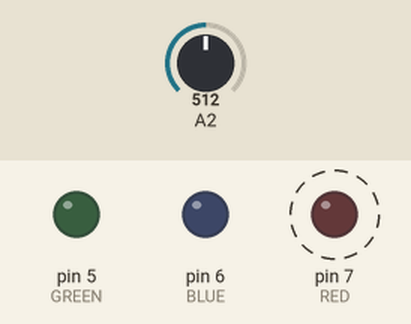
Simulated run of this sketch. Board: Arduino Uno, built for the host (arithmetic inside an expression is 32-bit, double 64-bit). Parts: output pins drawn as LEDs (lit = HIGH). Dashed ring = blinking. Inputs (shaded band) come from the test bench; at power-on: A2 = 512.

Above: at 0.09 s.
Timing chart, 0 to 3.0 s (numbered marks = the images above):
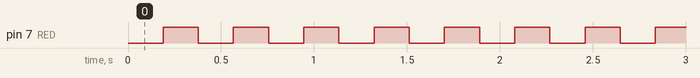

The sketch:

ATmega328p.ino
```cpp
/**
 * SIZE: 860 Bytes
 * BITMATH:
 * |= 1 << x --> put a 1 in bit x of the register
 * &= ~(1 << x) --> put a not 1 (a.k.a 0) in bit x of the register
 * ^= 1 << x --> flip the state of bit x in the register
 */

  //pin assignments
const uint8_t RED = 7;
const uint8_t BLUE = 6;
const uint8_t GREEN = 5;
const uint8_t BUTTON = 2;

  //timer interrupt
const uint8_t TCNT2_COMP = 125;
const uint16_t COUNTER_GOAL = 375;
uint16_t counter = 0;

  //pwm signal (changed from analog read of the pot on pin A2)
uint8_t DUTY_CYCLE_COMP = 75;


void setup() {
    /**
     * DIGITAL I/O
     * set Data Direction Register for Port-D to 10100000 so 5 and 7 are output, rest are input (see 13.4.2 to 13.4.10 in datasheet)
     */
  DDRD |= 1 << RED;
  DDRD |= 1 << GREEN;


    /**
     * HARDWARE INTERRUPTS
     * set Pin Change Interrupt Control Register to 00000100 so that Pin Change Interrupt Enable 2 listens (PCINT 23 ... 16), (see 12.2.4 in datasheet)
     * set Pin Change Mask Register 2 to 00000100 so arduino pin 2 can interrupt (see 12.2.6, 12.2.7, and 12.2.8 in datasheet)
     */
  PCICR |= 1 << PCIE2;
  PCMSK2 |= 1 << BUTTON;


    /**
     * TIMER
     * clear Timer/Counter Control Register 2A of any preset functionality
     * set Timer/Counter Control Register 2B to 00000100 for a 256 prescalar (see 17.11.2 and table 14.9 in datasheet)
     * reset Timer/Counter Register
     * set Output Compare Register 2A to the desired clock pulses --[ (desired_seconds * clock_Hz) / prescalar = desired_pulses ]-- (see 17.5 and 17.11.2 in datasheet)
     * set Timer/Counter 2 Interrupt Mask to 00000010 to enable it (see 17.11.6 in datasheet)
     */
  TCCR2A = 0;
  TCCR2B |= 1 << CS22;
  TCNT2 = 0;
  OCR2A = TCNT2_COMP;
  TIMSK2 |= 1 << OCIE2A;


    /**
     * ANALOG READ
     * set the ADC Multiplexer Selection Register to 01000010 for internal reference voltage (0100) and arduino pin A2 (0010) (see tables 23.3 and 23.4 in datasheet)
     * set the ADC Control and Status Register to 10000011  for enable (10000) and 8-bit prescalar (0011) (see 23.9.2 and table 23.5 in datasheet)
     */
  ADMUX = 0;
  ADMUX |= 1 << REFS0;
  ADMUX |= 1 << MUX1;
  ADCSRA = 0;
  ADCSRA |= 1 << ADEN;
  ADCSRA |= 1 << ADPS0;
  ADCSRA |= 1 << ADPS1;


    /**
     * FAST PWM (counter goes to 255, set OCR to percent of overflow to define duty cycle)
     * set Timer/Counter Control Register 0A to 10000011 for Non-Inverted (1000) Fast PWM (0011) on output A (see section 14.9.1 in datasheet)
     * set cs bits of Timer/Counter Control Register 0B to 011 for a prescalar of 64 --> (about 1000Hz) --[ 16mHz crystal / 64 prescalar / 255 pulses = 980.4Hz -overflows per second- ]-- (see table 14.9 in datasheet)
     * set Output Compare Register for Timer 0 output A to the desired duty cycle (0-255) (see section 14.7.3 in datasheet)
     */
  TCCR0A |= 1 << COM0A1;
  TCCR0A |= 1 << WGM01;
  TCCR0A |= 1 << WGM00;
  TCCR0B |= 1 << CS01;
  TCCR0B |= 1 << CS00;
  OCR0A = DUTY_CYCLE_COMP;

}//end setup()


void loop() {

    /**
     * Take an analog reading of what's on port A2
     * (see chapter 23 in datasheet)
     */
  uint8_t x = 0; //dummy counter
  const uint8_t samples = 50;
  uint16_t sum = 0;
  for(int i = 0; i < samples; i++){
    ADCSRA |= 1 << ADSC;
    while(ADCSRA >> ADSC & (1 << ADSC) >> ADSC){
      //just passing time while ADSC bit is still high, drops low after sample rate
      x++;
    }
    sum += ADC; //grab the value from the converter
  }
  uint16_t reading = sum / samples;
    /**
     * use these lines to get a voltage value instead
     * //float adc_voltage_conversion = 5.0/1023.0;
     * //float voltage = sum * adc_voltage_conversion / samples;
     */


    /**
     * Set PWM duty cycle comparator goal according to the analog read
     */
  DUTY_CYCLE_COMP = 255 - reading/4; //pot has 1023 on left and 0 on right so flip that to get duty cycle
  OCR0A = DUTY_CYCLE_COMP;


    /**
     * reset multiplexer for next loop
     */
  ADMUX = 0;
  ADMUX |= 1 << REFS0;
  ADMUX |= 1 << MUX1;
}//end loop()


/**
 * INTERRUPT VECTORS
 * (see table 11.1 in datasheet)
 */
ISR (PCINT2_vect){
    /**
     * if port reads high on pin button is connected to turn LED on, else turn it off
     */
  if(PIND >> BUTTON & (1 << BUTTON) >> BUTTON){
    PORTD |= 1 << GREEN;
  }
  else{
    PORTD &= ~(1 << GREEN);
  }
}//end interrupt service routine


ISR (TIMER2_COMPA_vect){
  counter++;
  if(counter == COUNTER_GOAL){
      /**
       * Toggle the On/Off state of the LED's when the counter hits the goal
       * reset for the next 3/4 of a second
       */
    PORTD ^= 1 << RED;
    DDRD ^= 1 << BLUE; //lose on/off control with pwm so toggling whether it's an input or output
    counter = 0;
    TCNT2 = 0; //reset timer
  }
}//end interrupt service routine
```

Measured:
- by itself, pin 7 (RED): alternates HIGH for 0.19 s and LOW for 0.19 s
